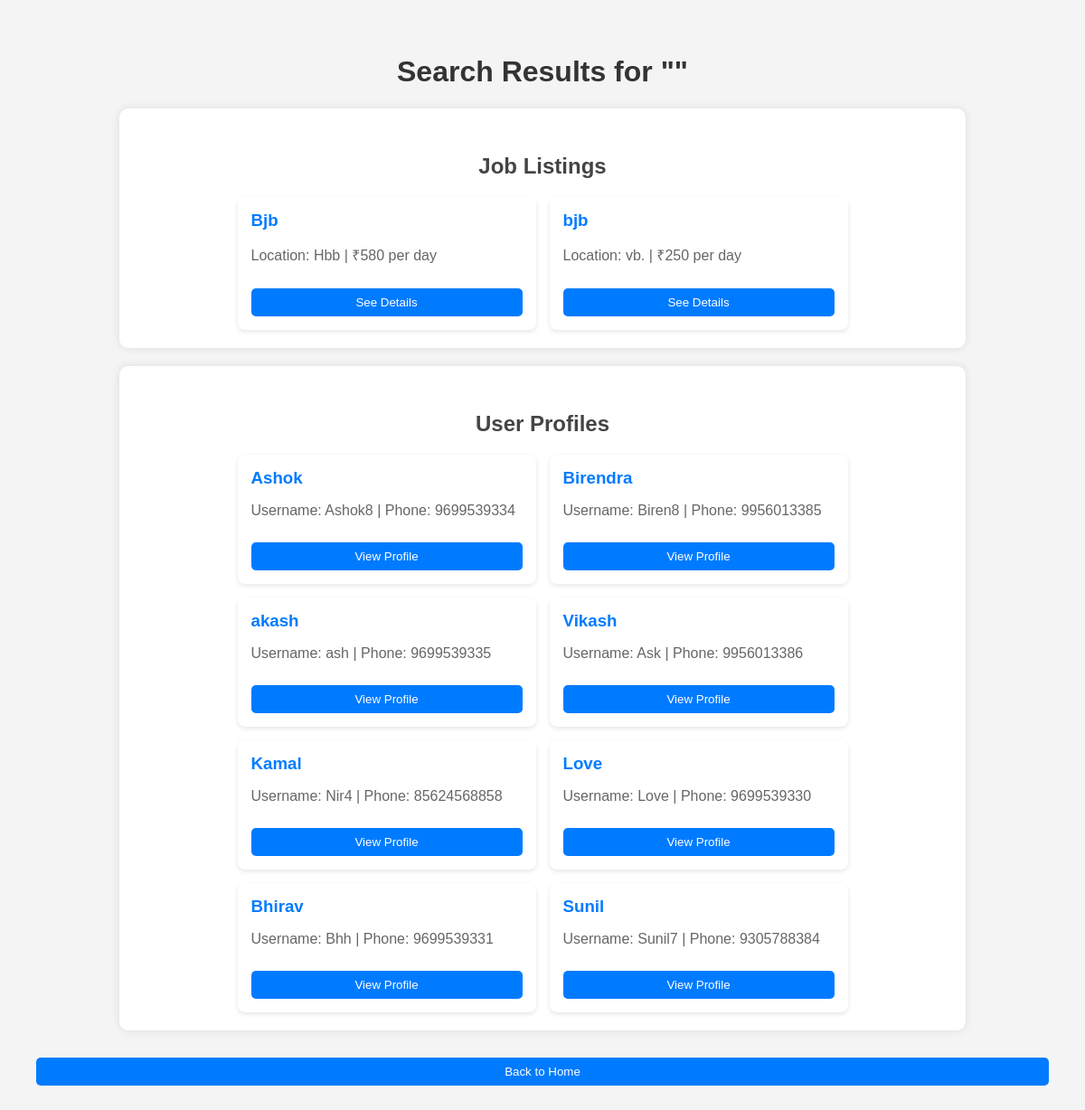
Screenshot of /search with the database file from the repository.
### tables this page shows
CREATE TABLE jobs (
                        id INTEGER PRIMARY KEY AUTOINCREMENT,
                        title TEXT NOT NULL,
                        description TEXT NOT NULL,
                        location TEXT NOT NULL,
                        salary INTEGER NOT NULL,
                        category TEXT NOT NULL,
                        employer TEXT NOT NULL, posted_date TIMESTAMP);

CREATE TABLE users (
                        id INTEGER PRIMARY KEY AUTOINCREMENT,
                        name TEXT NOT NULL,
                        phone TEXT UNIQUE NOT NULL,
                        email TEXT UNIQUE NOT NULL,
                        username TEXT UNIQUE NOT NULL,
                        password TEXT NOT NULL,
                        role TEXT CHECK(role IN ('worker', 'employer')) NOT NULL,
                        location TEXT,
                        skills TEXT,
                        experience INTEGER,
                        company_name TEXT,
                        profile_picture TEXT
                    );

### app.py (the view)
@app.route('/search', methods=['GET'])
def search():
    query = request.args.get('q', '').strip()
    conn = get_db_connection()
    jobs = conn.execute(
        "SELECT * FROM jobs WHERE title LIKE ? OR location LIKE ? OR category LIKE ?",
        (f"%{query}%", f"%{query}%", f"%{query}%")
    ).fetchall()
    users = conn.execute(
        "SELECT * FROM users WHERE name LIKE ? OR username LIKE ? OR phone LIKE ?",
        (f"%{query}%", f"%{query}%", f"%{query}%")
    ).fetchall()
    conn.close()
    return render_template('search_results.html', query=query, jobs=jobs, users=users)

### app.py (called while the page is built)
def get_db_connection():
    conn = sqlite3.connect('majdur.db')
    conn.row_factory = sqlite3.Row
    return conn

### templates/search_results.html (shortened to what this page needs)
<!DOCTYPE html>
<html>
<head>
    <link rel="stylesheet" href="{{ url_for('static', filename='search.css') }}">
</head>
<body>
    <h1>Search Results for "{{ query }}"</h1>
    <section class="featured-jobs">
        <h2>Job Listings</h2>
        <div class="job-list">
            {% if jobs %}
                {% for job in jobs %}
                <div class="job">
                    <h3>{{ job['title'] }}</h3>
                    <p>Location: {{ job['location'] }} | ₹{{ job['salary'] }} per day</p>
                    <a href="{{ url_for('job_details', job_id=job['id']) }}">
                        <button>See Details</button>
                    </a>
                </div>
                {% endfor %}
            {% else %}
                <p>No jobs found!</p>
            {% endif %}
        </div>
    </section>
    <section class="featured-users">
        <h2>User Profiles</h2>
        <div class="user-list">
            {% if users %}
                {% for user in users %}
                <div class="user">
                    <h3>{{ user['name'] }}</h3>
                    <p>Username: {{ user['username'] }} | Phone: {{ user['phone'] }}</p>
                    <a href="{{ url_for('user_profile', username=user['username']) }}">
                        <button>View Profile</button>
                    </a>
                </div>
                {% endfor %}
            {% else %}
                <p>No users found!</p>
            {% endif %}
        </div>
    </section>
    <a href="/"><button>Back to Home</button></a>
</body>
</html>

### static/search.css (style rules this page uses)
body { font-family: Arial, sans-serif; margin: 20px; padding: 20px; background-color: #f4f4f4; text-align: center; }
h1 { color: #333; }
h2 { color: #444; margin-top: 30px; }
.featured-jobs, .featured-users { background: white; padding: 20px; border-radius: 10px; box-shadow: 0 0 10px rgba(0, 0, 0, 0.1); margin: 20px auto; width: 80%; }
.job-list, .user-list { display: flex; flex-wrap: wrap; justify-content: center; gap: 15px; }
.job, .user { background: #fff; padding: 15px; border-radius: 8px; box-shadow: 0 2px 5px rgba(0, 0, 0, 0.1); width: 300px; text-align: left; }
.job h3, .user h3 { margin: 0 0 10px; color: #007BFF; }
p { color: #666; }
button { background: #007BFF; color: white; padding: 8px 15px; border: none; border-radius: 5px; cursor: pointer; margin-top: 10px; }
a { text-decoration: none; }
a button { width: 100%; }

### rows the page displays
jobs: title "Bjb", location "Hbb", salary "580"
jobs: title "bjb", location "vb.", salary "250"
users: name "Ashok", username "Ashok8", phone "9699539334"
users: name "Birendra", username "Biren8", phone "9956013385"
users: name "akash", username "ash", phone "9699539335"
users: name "Vikash", username "Ask", phone "9956013386"
users: name "Kamal", username "Nir4", phone "85624568858"
users: name "Love", username "Love", phone "9699539330"
users: name "Bhirav", username "Bhh", phone "9699539331"
users: name "Sunil", username "Sunil7", phone "9305788384"
